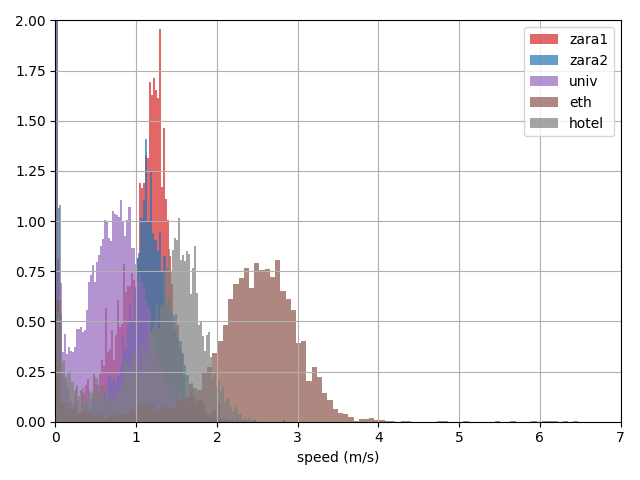

Write the Python code that produced this figure.
import os
import sys

import numpy as np
import pandas as pd
from scipy.stats import gaussian_kde
import matplotlib as mpl
from cycler import cycler
import matplotlib.pyplot as plt

sys.path.append("../../../trajectron")
from environment import derivative_of




def main():
    # plt.style.use('bmh')
    mpl.rcParams['axes.prop_cycle'] = cycler(color=['tab:red', 'tab:blue', 'tab:purple', 'tab:brown', 'tab:gray'])
    
    fig, ax = plt.subplots()
    ax.set_xlabel('speed (m/s)')
    ax.set_xlim(0., 7.)
    ax.set_ylim(0., 2.)
    for dataset in ['zara1', 'zara2', 'univ', 'eth', 'hotel']:
        data_dir = os.path.join(dataset, 'test')
        for filename in os.listdir(data_dir):
            if filename.endswith('.txt'):
                full_data_path = os.path.join(data_dir, filename)
                print(full_data_path, end=' ')
                data = pd.read_csv(full_data_path, sep='\t', index_col=False, header=None)
                data.columns = ['frame_id', 'track_id', 'pos_x', 'pos_y']
                data['frame_id'] = pd.to_numeric(data['frame_id'], downcast='integer')
                data['track_id'] = pd.to_numeric(data['track_id'], downcast='integer')
  
                data['frame_id'] = data['frame_id'] // 10

                data['frame_id'] -= data['frame_id'].min()

                data['node_type'] = 'PEDESTRIAN'
                data['node_id'] = data['track_id'].astype(str)
                data.sort_values('frame_id', inplace=True)
                vs = []
                print('/ # pedestrians:', len(pd.unique(data['node_id'])), end='')
                for node_id in pd.unique(data['node_id']):

                    node_df = data[data['node_id'] == node_id]
                    assert np.all(np.diff(node_df['frame_id']) == 1)
                    node_values = node_df[['pos_x', 'pos_y']].values
                    x = node_values[:, 0]
                    y = node_values[:, 1]

                    vx = derivative_of(x, 0.4)
                    vy = derivative_of(y, 0.4)
  
                    v = (vx ** 2 + vy ** 2) ** .5
                    vs.append(v)
                v_dataset = np.concatenate(vs)
                vmax = np.max(v_dataset)
                print('/ max. speed: {:.4f}m/s'.format(vmax))
                
                ax.hist(v_dataset, bins=100, density=True, label=dataset, alpha=0.7)

    ax.grid(True)
    ax.legend()
    fig.tight_layout()
    fig.savefig('velocity_dist.png')

if __name__ == '__main__':
    main()
